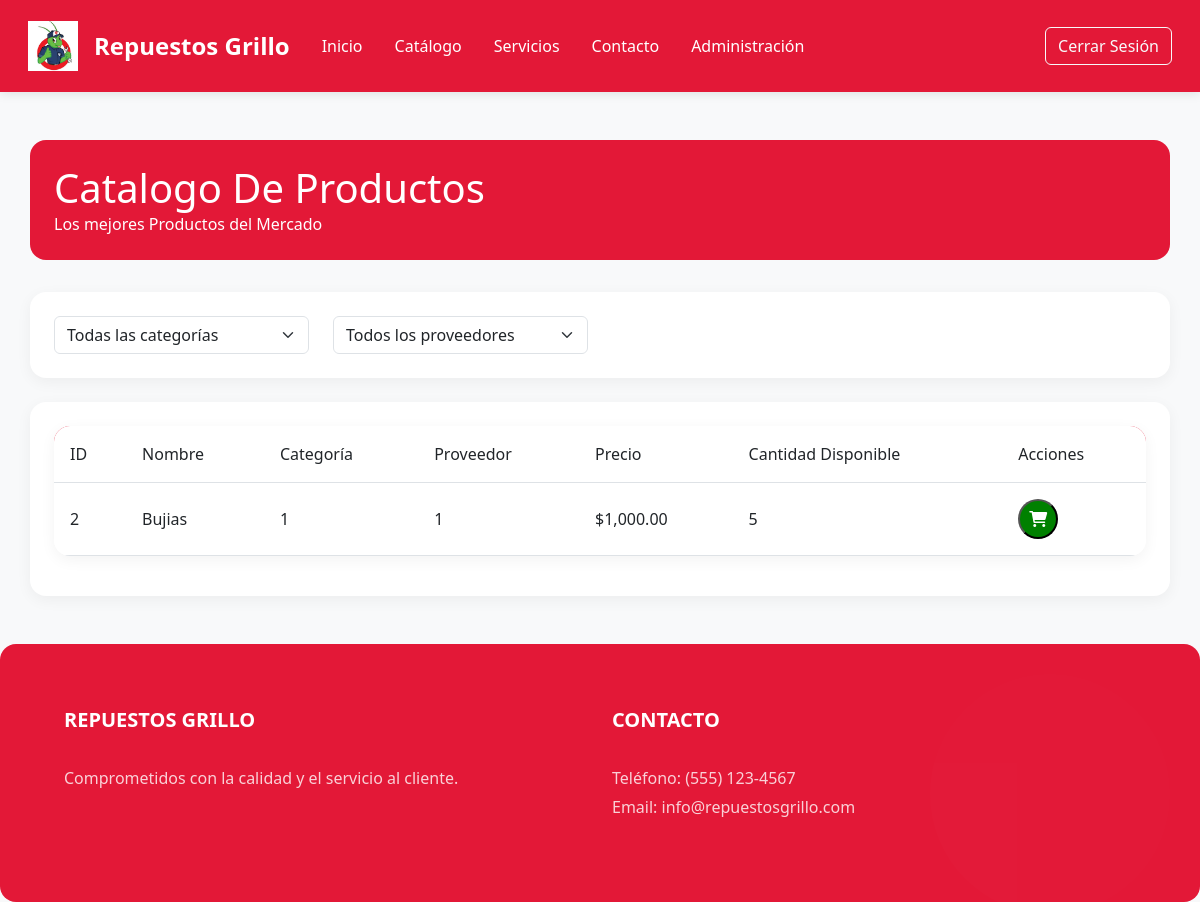
Before: /View/Productos/Catalogo.php with the older database file.
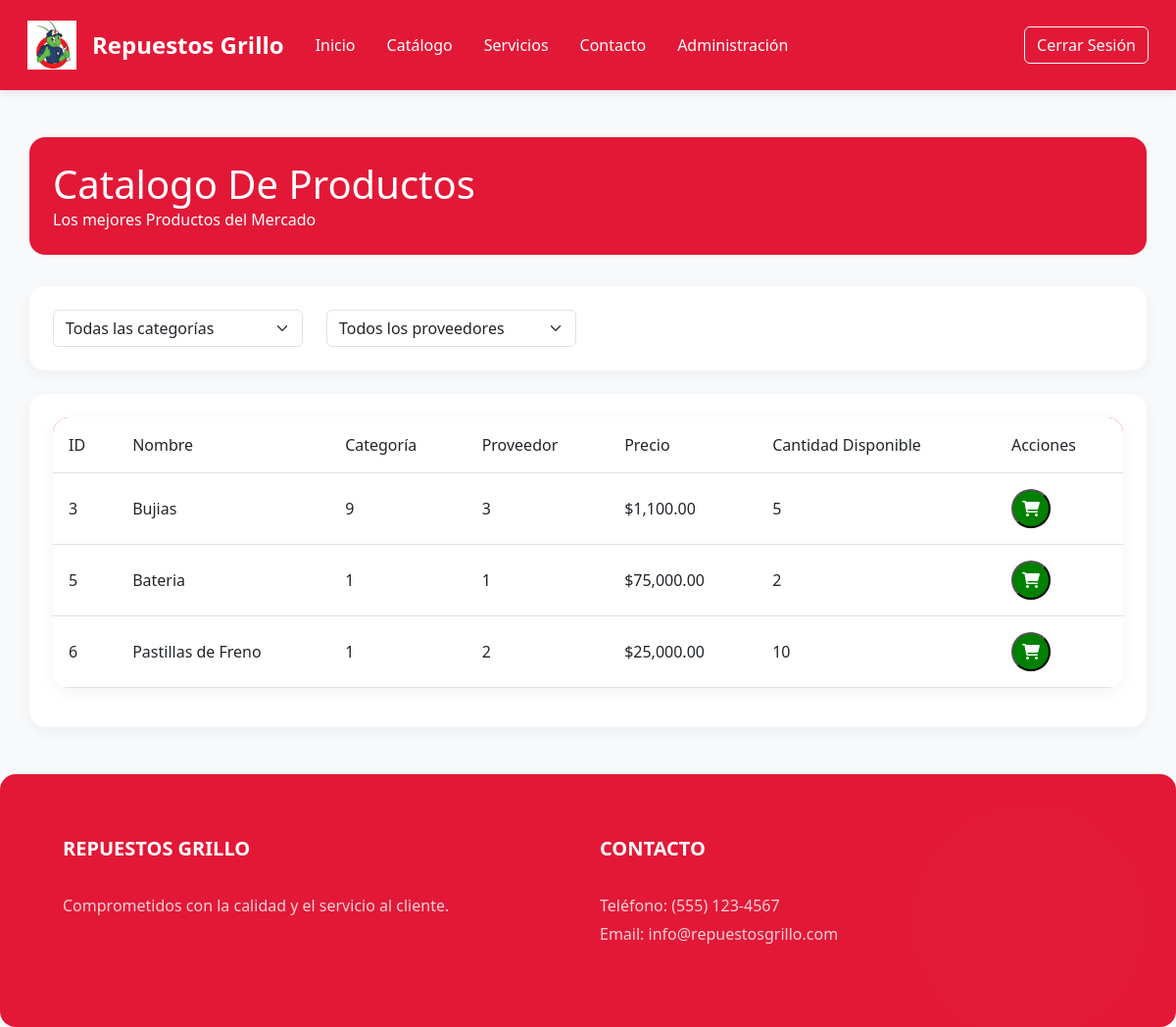
After: the same page with the newer database file.
### tables this page shows
CREATE TABLE `tbl_productos` (
  `IdProductos` int(11) NOT NULL AUTO_INCREMENT,
  `Nombre` varchar(100) NOT NULL,
  `Precio` decimal(18,2) DEFAULT NULL,
  `CantidadDisponible` int(11) DEFAULT NULL,
  `IdCategoria` int(11) NOT NULL,
  `IdProveedor` int(11) NOT NULL,
  PRIMARY KEY (`IdProductos`),
  KEY `fk_Categoria` (`IdCategoria`),
  KEY `fk_Proveedor` (`IdProveedor`),
  CONSTRAINT `fk_Categoria` FOREIGN KEY (`IdCategoria`) REFERENCES `tbl_categorias` (`IdCategoria`),
  CONSTRAINT `fk_Proveedor` FOREIGN KEY (`IdProveedor`) REFERENCES `tbl_proveedores` (`IdProveedor`)
);

### Model/ProductosModel.php (called while the page is built, shortened)
<?php
function ConsultarProductos()
{
    try {
        $context = AbrirBaseDatos();
        $sentencia = "CALL SP_ConsultarProductos()";
        $resultado = $context->query($sentencia);
        return $resultado;
    } catch (Exception $error) {
        return null;
    }
}
?>

### View/Productos/Catalogo.php (the view, shortened to what the changed rows need)
<?php
    include_once $_SERVER["DOCUMENT_ROOT"] . "/ProyectoAmbienteWeb/Model/ProductosModel.php";
?>
<!DOCTYPE html>
<html lang="es">
<head>
    <link href="https://cdn.jsdelivr.net/npm/bootstrap@5.3.0-alpha3/dist/css/bootstrap.min.css" rel="stylesheet">
    <link href="https://cdnjs.cloudflare.com/ajax/libs/font-awesome/6.0.0/css/all.min.css" rel="stylesheet">
    <link href="../Styles/login.css" rel="stylesheet">
    <link href="../Styles/productos.css" rel="stylesheet">
</head>
<body>
    <div class="container content">
        <div class="admin-header">
            <div class="row align-items-center">
                <div class="col-md-8">
                    <h1 class="mb-0">Catalogo De Productos</h1>
                </div>
            </div>
        </div>
        <div class="card card-custom">
            <div class="card-body">
                <div class="table-container">
                    <table class="table table-custom table-hover">
                        <thead>
                            <tr>
                                <th>ID</th>
                                <th>Nombre</th>
                                <th>Categoría</th>
                                <th>Proveedor</th>
                                <th>Precio</th>
                                <th>Cantidad Disponible</th>
                                <th>Acciones</th>
                            </tr>
                        </thead>
                        <tbody>
                            <?php
                                $productos = ConsultarProductos();
                                if ($productos && $productos->num_rows > 0) {
                                    while ($row = $productos->fetch_assoc()) {
                                        echo "<tr>";
                                        echo "<td>" . $row['IdProductos'] . "</td>";
                                        echo "<td>" . $row['Nombre'] . "</td>";
                                        echo "<td>" . $row['IdCategoria'] . "</td>";
                                        echo "<td>" . $row['IdProveedor'] . "</td>";
                                        echo "<td>$" . number_format($row['Precio'], 2) . "</td>";
                                        echo "<td>" . $row['CantidadDisponible'] . "</td>";
                                        echo "<td>
                                                <button class='action-btn cart-btn' data-bs-toggle='modal' data-bs-target='#cartModal' style='background-color: green; color: white;'>
                                                    <i class='fas fa-shopping-cart'></i>
                                                </button>
                                            </td>";
                                        echo "</tr>";
                                    }
                                } else {
                                    echo "<tr><td colspan='7' class='text-center'>No hay Productos registrados</td></tr>";
                                }
                            ?>
                        </tbody>
                    </table>
                </div>
            </div>
        </div>
    </div>

Changed rows visible on the page:
removed tbl_productos: IdProductos "2", Nombre "Bujias", IdCategoria "1", IdProveedor "1", Precio "1,000.00", CantidadDisponible "5"
added tbl_productos: IdProductos "3", Nombre "Bujias", IdCategoria "9", IdProveedor "3", Precio "1,100.00", CantidadDisponible "5"
added tbl_productos: IdProductos "5", Nombre "Bateria", IdCategoria "1", IdProveedor "1", Precio "75,000.00", CantidadDisponible "2"
added tbl_productos: IdProductos "6", Nombre "Pastillas de Freno", IdCategoria "1", IdProveedor "2", Precio "25,000.00", CantidadDisponible "10"
